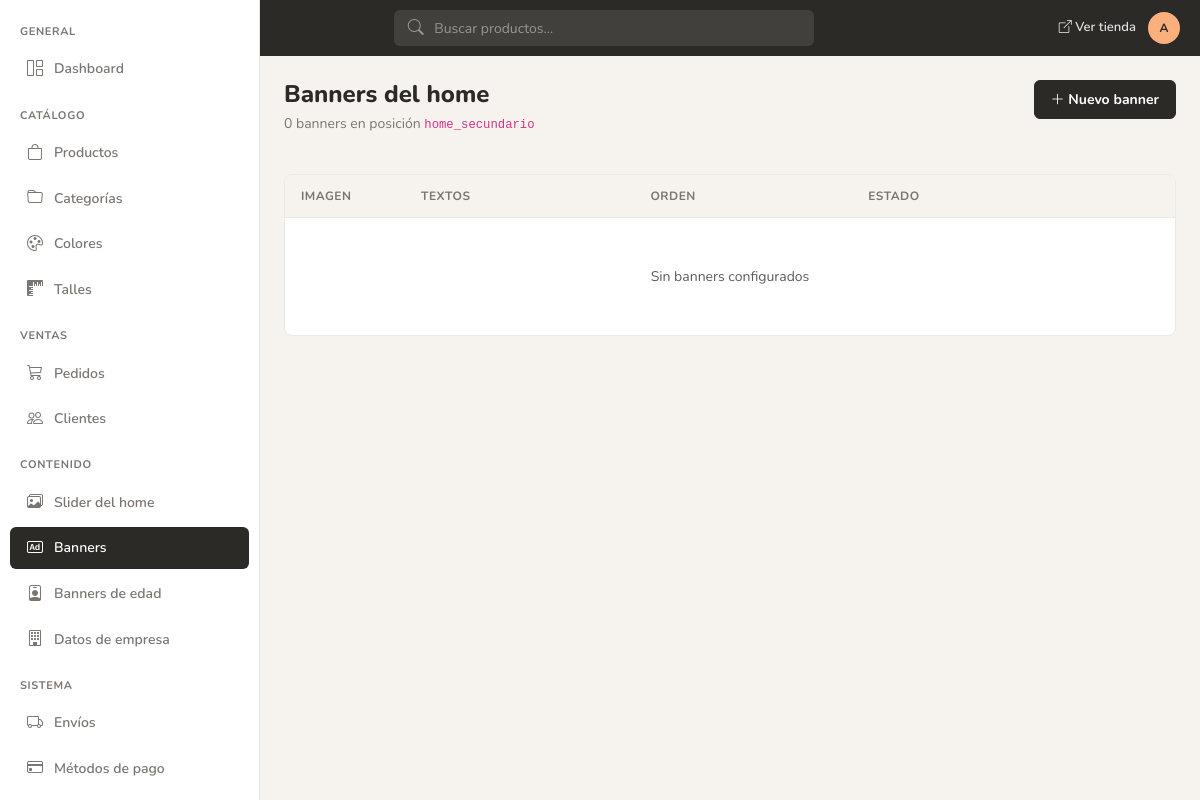
/admin/banners.php (signed in), run on an earlier commit of the app's database.
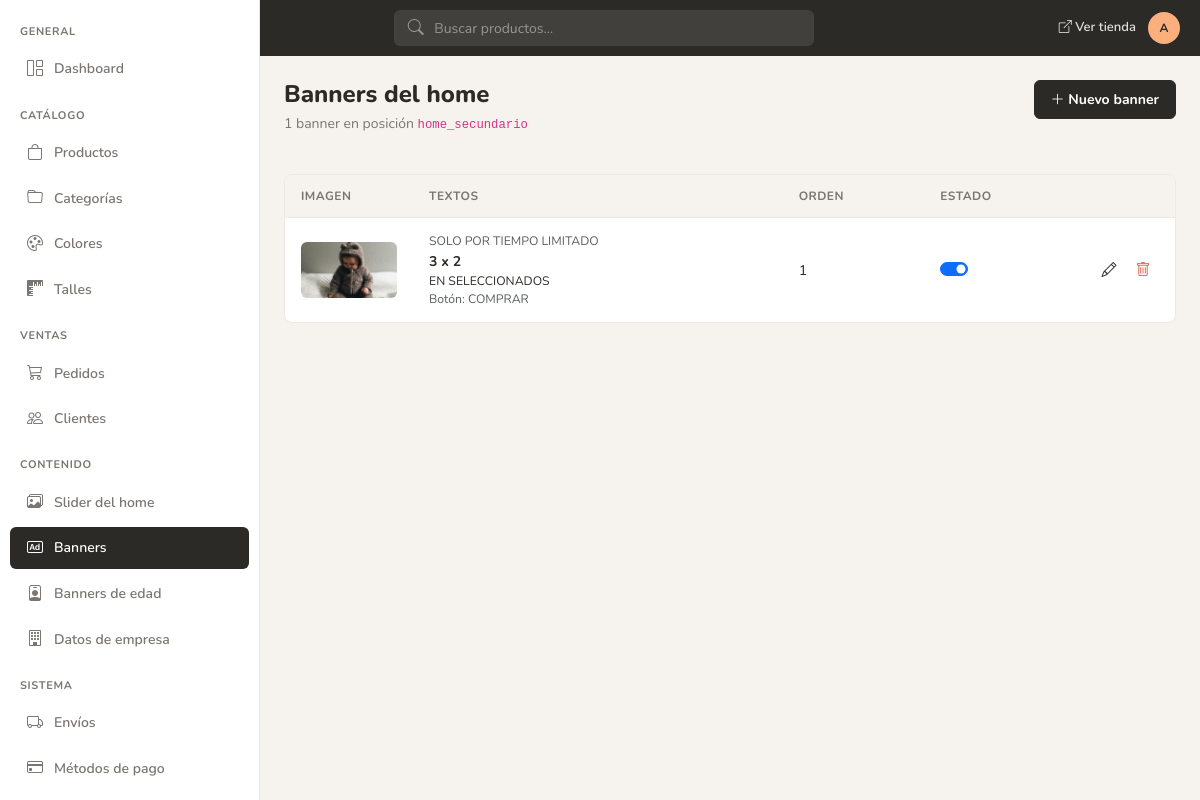
And on a later commit of the database.
### tables this page shows
CREATE TABLE IF NOT EXISTS `tbl_banners` (
  `id_banner` int NOT NULL AUTO_INCREMENT,
  `eyebrow` varchar(150) DEFAULT NULL,
  `titulo` varchar(150) DEFAULT NULL,
  `subtitulo` varchar(150) DEFAULT NULL,
  `texto_boton` varchar(100) DEFAULT NULL,
  `imagen` varchar(250) NOT NULL,
  `link_url` varchar(255) DEFAULT NULL,
  `posicion` varchar(50) DEFAULT NULL,
  `orden` int DEFAULT 0,
  `activo` tinyint DEFAULT 1,
  PRIMARY KEY (`id_banner`)
);

### admin/include/funciones.php (called while the page is built, shortened)
<?php
function admin_site_path(string $path = ''): string
{
    $base = defined('SITE_URL')
        ? rtrim((string)(parse_url(SITE_URL, PHP_URL_PATH) ?: ''), '/')
        : (defined('BASE_PATH') ? rtrim(BASE_PATH, '/') : '');
    $clean = ltrim(str_replace('\\', '/', $path), '/');
    if ($clean === '') {
        return $base === '' ? '/' : $base;
    }
    return ($base === '' ? '' : $base) . '/' . $clean;
}
if (!function_exists('app_path')) {
    function app_path(string $path = ''): string
    {
        return admin_site_path($path);
    }
}
if (!function_exists('imgprod_path')) {
    function imgprod_path(string $path = ''): string
    {
        return admin_site_path('imgprod/' . ltrim($path, '/'));
    }
}

### admin/banners.php (the view, shortened to what the changed rows need)
<?php
require_once __DIR__ . '/include/includes.php';
$posicionHome = 'home_secundario';
$result = mysqli_prepare($con, 'SELECT id_banner, eyebrow, titulo, subtitulo, texto_boton, imagen, link_url, posicion, orden, activo FROM tbl_banners WHERE posicion = ? ORDER BY orden ASC, id_banner ASC');
mysqli_stmt_bind_param($result, 's', $posicionHome);
mysqli_stmt_execute($result);
$result = mysqli_stmt_get_result($result);
$rows = [];
if ($result) {
    while ($row = mysqli_fetch_assoc($result)) {
        $rows[] = $row;
    }
}
$total = count($rows);
include __DIR__ . '/header.php';
?>
<div class="admin-section-header">
    <div>
        <h1>Banners del home</h1>
        <p class="subtitle"><?= (int)$total ?> banner<?= $total === 1 ? '' : 's' ?> en posición <code>home_secundario</code></p>
    </div>
</div>
<div class="admin-card">
    <div class="admin-card-body p-0">
        <div class="table-responsive">
            <table class="admin-table mb-0">
                <thead>
                    <tr>
                        <th style="width:120px">Imagen</th>
                        <th>Textos</th>
                        <th>Orden</th>
                        <th>Estado</th>
                        <th style="width:88px"></th>
                    </tr>
                </thead>
                <tbody>
                <?php if ($total > 0): ?>
                    <?php foreach ($rows as $row): ?>
                        <tr>
                            <td>
                                <img
                                    src="<?= htmlspecialchars(imgprod_path((string)$row['imagen']), ENT_QUOTES, 'UTF-8') ?>"
                                    alt=""
                                    class="rounded"
                                    style="width:96px;height:56px;object-fit:cover"
                                >
                            </td>
                            <td>
                                <?php if (!empty($row['eyebrow'])): ?>
                                    <div class="small text-muted text-uppercase"><?= htmlspecialchars((string)$row['eyebrow'], ENT_QUOTES, 'UTF-8') ?></div>
                                <?php endif; ?>
                                <strong><?= htmlspecialchars((string)($row['titulo'] ?? ''), ENT_QUOTES, 'UTF-8') ?></strong>
                                <?php if (!empty($row['subtitulo'])): ?>
                                    <div class="small"><?= htmlspecialchars((string)$row['subtitulo'], ENT_QUOTES, 'UTF-8') ?></div>
                                <?php endif; ?>
                                <?php if (!empty($row['texto_boton'])): ?>
                                    <div class="small text-muted">Botón: <?= htmlspecialchars((string)$row['texto_boton'], ENT_QUOTES, 'UTF-8') ?></div>
                                <?php endif; ?>
                            </td>
                            <td><?= (int)$row['orden'] ?></td>
                            <td>
                                <div class="form-check form-switch mb-0">
                                    <input class="form-check-input toggle-estado" type="checkbox"
                                           data-endpoint="<?= htmlspecialchars(app_path('admin/api/toggle-banner-activo.php'), ENT_QUOTES, 'UTF-8') ?>"
                                           data-id-key="id_banner"
                                           data-id="<?= (int)$row['id_banner'] ?>"
                                           aria-label="Banner <?= (int)$row['activo'] ? 'activo' : 'inactivo' ?>"
                                           <?= (int)$row['activo'] ? 'checked' : '' ?>>
                                </div>
                            </td>
                            <td>
                                <div class="admin-table-actions">
                                    <a href="a_banner.php?id=<?= (int)$row['id_banner'] ?>" class="btn-table-action" title="Editar">
                                        <i class="bi bi-pencil"></i>
                                    </a>
                                    <form method="post" action="b_banner.php" class="d-inline" onsubmit="return confirm('¿Eliminar este banner?')">
                                        <button type="submit" class="btn-table-action btn-table-action-danger" title="Eliminar">
                                            <i class="bi bi-trash"></i>
                                        </button>
                                    </form>
                                </div>
                            </td>
                        </tr>
                    <?php endforeach; ?>
                <?php else: ?>
                    <tr>
                        <td colspan="5" class="text-center text-muted py-5">Sin banners configurados</td>
                    </tr>
                <?php endif; ?>
                </tbody>
            </table>
        </div>
    </div>
</div>
<?php include __DIR__ . '/pie.php'; ?>

What changed in the data, as far as the page shows it:
added tbl_banners: imagen (picture), eyebrow "SOLO POR TIEMPO LIMITADO", titulo "3 x 2", subtitulo "EN SELECCIONADOS", texto_boton "COMPRAR", orden "1", activo "☑"
Also different on the page:
$total: "0" → "1"
text no longer shown: "s Sin banners configurados"
